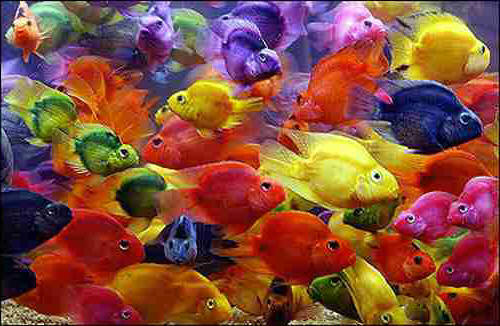
#> input picture assign3/fish.jpg, 500 x 326 px
$ python Color_quantization_with_K-means.py   (older library calls are emulated)
#> lines starting #> are read from the running program, lines starting #| are printed output that depends on the picture; long printed decimals are rounded
#> in colorQuantizeMain, img is the input picture: shape (326, 500, 3); mean R, G, B 132.5, 77.5, 60.6
from scipy.ndimage import imread
from scipy.misc import imsave
from sklearn.cluster import KMeans
from scipy.spatial.distance import euclidean

import numpy as np

def quantizeRGB(origImg, k):
#> called with k = 1
    w, h, n_channel = tuple(origImg.shape)
#> w = 326; h = 500; n_channel = 3
    data = np.reshape(origImg, (w*h, n_channel))
    kmeans = KMeans(n_clusters=k).fit(data)
    clusterIds = kmeans.labels_
    clusterIds = np.reshape(clusterIds, (w,h))
#> clusterIds: shape (326, 500) int32; every value is 0
    meanColors = kmeans.cluster_centers_
#> meanColors = [[132.5, 77.53, 60.59]]
    outputImg = [kmeans.cluster_centers_[l] for l in kmeans.labels_]
#> outputImg = 163000 items
    outputImg = np.reshape(outputImg, (w, h, n_channel))
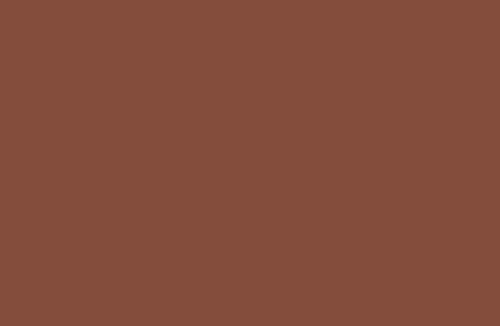
#> outputImg: shape (326, 500, 3) float64; mean of channels 0, 1, 2 132.5, 77.5, 60.6; drawn as R, G, B
    return outputImg, meanColors, clusterIds

def computeQuantizationError(origImg, quantizedImg):
    w, h, n_channel = tuple(origImg.shape)
    origImg = np.reshape(origImg, (w * h * n_channel))
    quantizedImg = np.reshape(quantizedImg, (w * h * n_channel))
    error = euclidean(origImg, quantizedImg)
    return error

def colorQuantizeMain():
    for k in range(1, 15):
        img = imread("fish.jpg")
        outputImg, meanColors, clusterIds = quantizeRGB(img, k)
#> meanColors = [[132.5, 77.53, 60.59]]
        file_name = "".join(["fish", str(k),".jpg"])
        imsave("part1/" + file_name, outputImg)
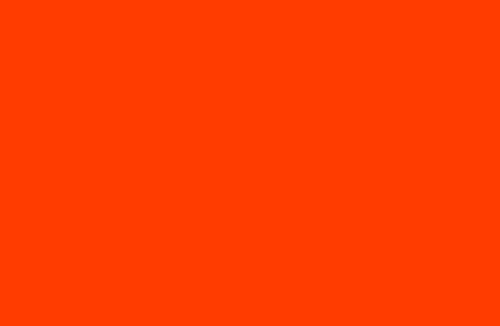
#> saved as fish1.jpg: PIL image 500x326 RGB; mean R, G, B 255, 60, 0
        print(computeQuantizationError(img, outputImg))
#> in computeQuantizationError, `error = euclidean(origImg, quantizedImg)`: error = 41426.9
#| 41426.866

if __name__ == '__main__':
    colorQuantizeMain()
